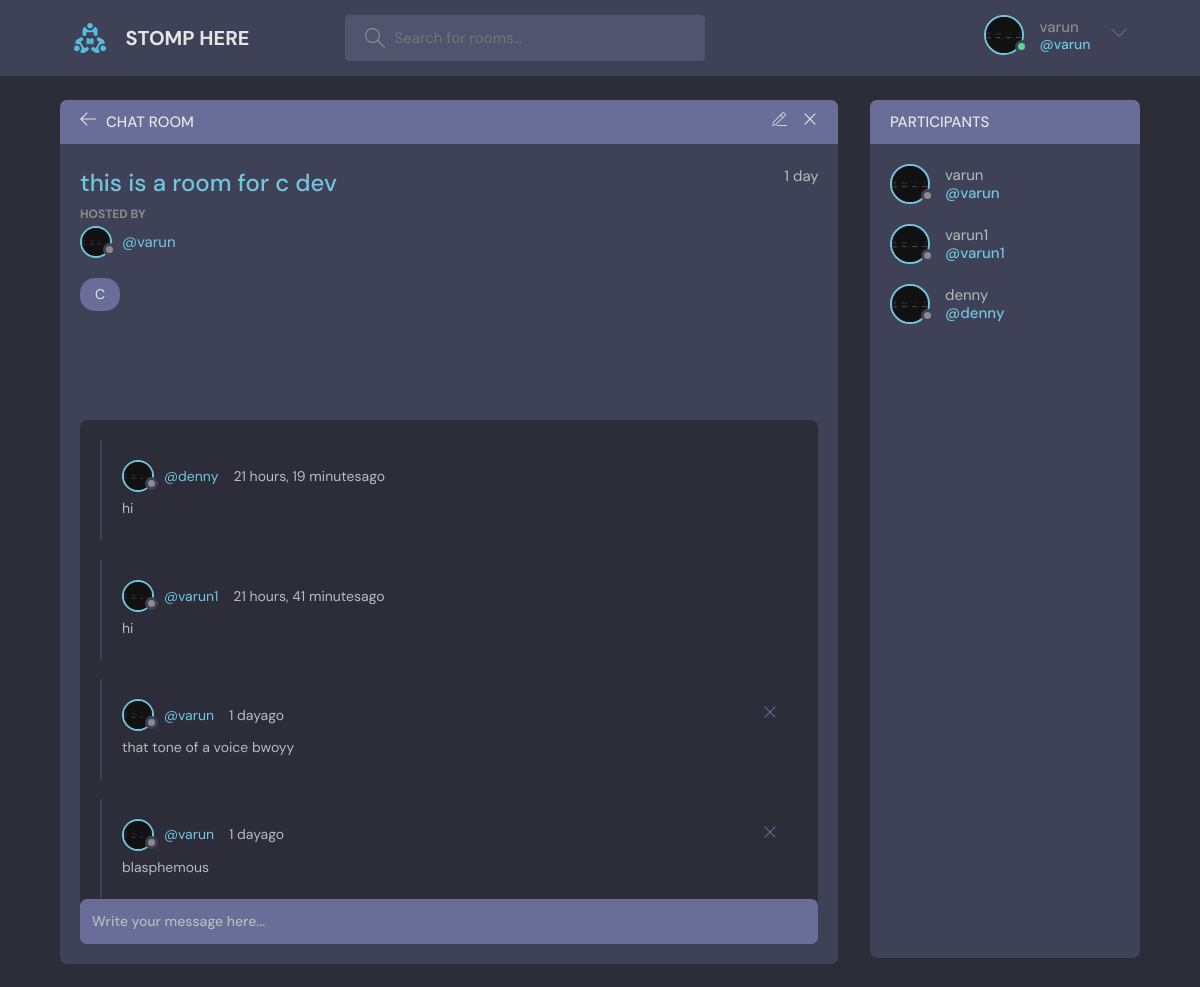
Screenshot of /room/2/ (signed in) with the database file from the repository.
### base/models.py (models this page shows, shortened)
class User(AbstractUser):
    name = models.CharField(max_length=200,null=True)
    email = models.EmailField(unique=True, null=True)
    bio = models.TextField(null=True)
    avatar = models.ImageField(null=True,default="avatar.svg")
    USERNAME_FIELD ='email'
    REQUIRED_FIELDS =[]

class Room(models.Model):
    host = models.ForeignKey(User,on_delete=models.SET_NULL,null=True)
    topic = models.ForeignKey(Topic,on_delete=models.SET_NULL,null=True)
    name = models.CharField(max_length=200)
    description = models.TextField(null=True,blank=True)
    participants = models.ManyToManyField(User,related_name='participants',blank = True)
    updated = models.DateTimeField(auto_now=True)
    created = models.DateTimeField(auto_now_add=True)
    class Meta:
        ordering = ['-updated','created']

class Topic(models.Model):
    name = models.CharField(max_length=200)
    def __str__(self):
        return self.name

class Message(models.Model):
    user = models.ForeignKey(User,on_delete=models.CASCADE)
    room = models.ForeignKey(Room,on_delete=models.CASCADE)
    body = models.TextField()
    updated = models.DateTimeField(auto_now=True)
    created = models.DateTimeField(auto_now_add=True)
    class Meta: #same class used to create the form
        ordering = ['-updated','created']    #the location of this is notable

### base/views.py (the view, shortened to what this page needs)
# urls.py: path('room/<str:pk>/',views.room,name="room"),#here we route it to room and calling room from views file of our app and indexing it with name
def room(request,pk):#here pk is what we are passing as a primary key which place holds the value of our dynamic url  mentioned in urls.py
   room = Room.objects.get(id=pk)#this is for getting the dynamic url that is created when the rooms are created id is automatically generated
   room_messages=room.message_set.all().order_by('-created') #returns  messages related to a specific room iemessage in models.py and the newest will be first
   participants=room.participants.all()#calling related element from the many to many relationship
   context = {'room':room,'room_messages':room_messages,'participants':participants,}     #room here is a new variable
   return render(request,'base/room.html',context)#edited the httpResponse passing dictionary assigned to a variable as a http response

### base/templates/base/room.html (shortened to what this page needs)
{%extends 'main.html'%}
{%block c%}
    <main class="profile-page layout layout--2">
      <div class="container">
        <div class="room">
          <div class="room__top">
            <div class="room__topLeft">
              <a href="{%url 'home'%}">
                <svg version="1.1" xmlns="http://www.w3.org/2000/svg" width="32" height="32" viewBox="0 0 32 32">
                  <title>arrow-left</title>
                  <path
                    d="M13.723 2.286l-13.723 13.714 13.719 13.714 1.616-1.611-10.96-10.96h27.625v-2.286h-27.625l10.965-10.965-1.616-1.607z"
                  ></path>
                </svg>
              </a>
              <h3> CHAT ROOM</h3>
            </div>
            {%if room.host == request.user%}
            <div class="room__topRight">
              <a href="{%url 'update-room' room.id%}">
              </a>
              <a href="{%url 'delete-room' room.id%}">
                <svg version="1.1" xmlns="http://www.w3.org/2000/svg" width="32" height="32" viewBox="0 0 32 32">
                  <title>remove</title>
                  <path
                    d="M27.314 6.019l-1.333-1.333-9.98 9.981-9.981-9.981-1.333 1.333 9.981 9.981-9.981 9.98 1.333 1.333 9.981-9.98 9.98 9.98 1.333-1.333-9.98-9.98 9.98-9.981z"
                  ></path>
                </svg>
              </a>
            </div>
            {%endif%}
          </div>
          <div class="room__box scroll">
            <div class="room__header scroll">
              <div class="room__info">
                <h3>{{room.name}}</h3>
                <span>{{room.created|timesince}}</span>
              </div>
              <div class="room__hosted">
                <p>Hosted By</p>
                <a href="{%url 'user-profile' room.host.id%}" class="room__author">
                  <div class="avatar avatar--small">
                    <img src="{{room.host.avatar.url}}" />
                  </div>
                  <span>@{{room.host.username}}</span>
                </a>
              </div>
              <span class="room__topics">{{room.topic}}</span>
            </div>
            <div class="room__conversation">
              <div class="threads scroll">
               {% for message in room_messages %}
               <div class="thread">
                  <div class="thread__top">
                    <div class="thread__author">
                      <a href="{% url 'user-profile' message.user.id %}" class="thread__authorInfo">
                        <div class="avatar avatar--small">
                          <img src="{{request.user.avatar.url}}" />
                        </div>
                        <span>@{{message.user.username}}</span>
                      </a>
                      <span class="thread__date">{{message.created|timesince}}ago</span>
                    </div>
      {%if request.user == message.user%}
      <div class="roomListRoom__actions">
        <a href="{%url 'delete-message' message.id %}">
          <svg version="1.1" xmlns="http://www.w3.org/2000/svg" width="32" height="32" viewBox="0 0 32 32">
            <title>remove</title>
            <path
              d="M27.314 6.019l-1.333-1.333-9.98 9.981-9.981-9.981-1.333 1.333 9.981 9.981-9.981 9.98 1.333 1.333 9.981-9.98 9.98 9.98 1.333-1.333-9.98-9.98 9.98-9.981z"
            ></path>
          </svg>
        </a>
      </div>
      {%endif%}
                  </div>
                  <div class="thread__details">
                   {{message.body}}
                  </div>
                </div>
               {%endfor%}
              </div>
            </div>
          </div>
          <div class="room__message">
            <form action="" method="POST">
              <input name="body" placeholder="Write your message here..." />
            </form>
          </div>
        </div>
        <div class="participants">
          <h3 class="participants__top">Participants </h3>
          <div class="participants__list scroll">
            {%for user in participants%}
            <a href="{%url 'user-profile' user.id%}"  class="participant">
              <div class="avatar avatar--medium">
                <img src="{{request.user.avatar.url}}" />
              </div>
              <p>
                {{user.username}}
                <span>@{{user.username}}</span>
              </p>
            </a>
            {%endfor%}
          </div>
        </div>
      </div>
    </main>
  </body>
</html>
{%endblock%}

### templates/navbar.html (shortened to what this page needs)
 {% load static %}
<header class="header header--loggedIn">
    <div class="container">
      <a href="{% url 'home' %}" class="header__logo">
        <img src="{% static 'images/logo.svg' %}" />
        <h1>STOMP  HERE</h1>
      </a>
      <form class="header__search" method="GET" action="{%url 'home'%}">
        <label>
          <input name="q" placeholder="Search for rooms..." />
        </label>
      </form>
      <nav class="header__menu">
        {%if request.user.is_authenticated%}
        <div class="header__user" >
          <a href="{%url 'user-profile' user.id %}">
            <div class="avatar avatar--medium active">
              <img src="{{request.user.avatar.url}}" />
            </div>
            <p>{{request.user.username}} <span>@{{request.user.username}}</span></p>
          </a>
          <button class="dropdown-button">
            <svg version="1.1" xmlns="http://www.w3.org/2000/svg" width="32" height="32" viewBox="0 0 32 32">
              <title>chevron-down</title>
              <path d="M16 21l-13-13h-3l16 16 16-16h-3l-13 13z"></path>
            </svg>
          </button>
        </div>
        {%else%}
        <a href="{% url 'login'%}">
          <img src="{% static 'images/avatar.svg'%} " />
          <p>Login</p>
        </a>
          {%endif%}
      </nav>
    </div>
  </header>

### rows the page displays
User: user.avatar (picture), user.username "varun", username "varun"
Room: name "this is a room for c dev", created "1 day", host.avatar (picture), host.username "varun", topic "C"
Message: user.avatar (picture), user.username "denny", created "21 hours, 19 minutes", body "hi"
Message: user.avatar (picture), user.username "varun1", created "21 hours, 41 minutes", body "hi"
Message: user.avatar (picture), user.username "varun", created "1 day", body "that tone of a voice bwoyy"
Message: user.avatar (picture), user.username "varun", created "1 day", body "blasphemous"
User: user.avatar (picture), username "varun1"
User: user.avatar (picture), username "denny"
